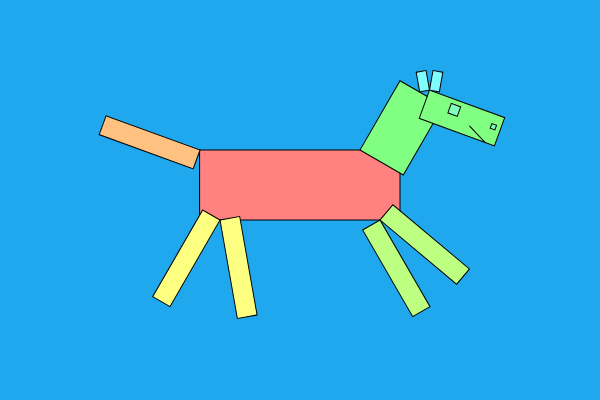
Frame 1 (no input)
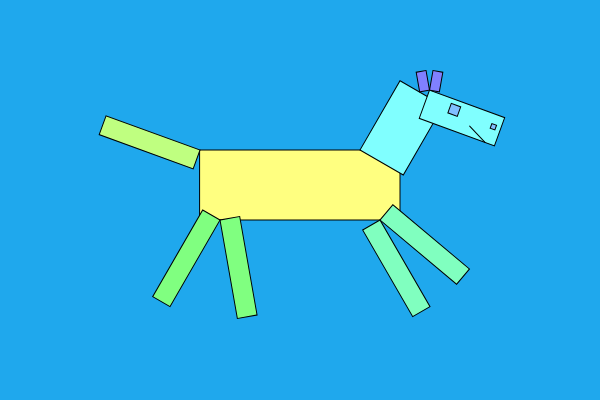
Frame 60 (no input)
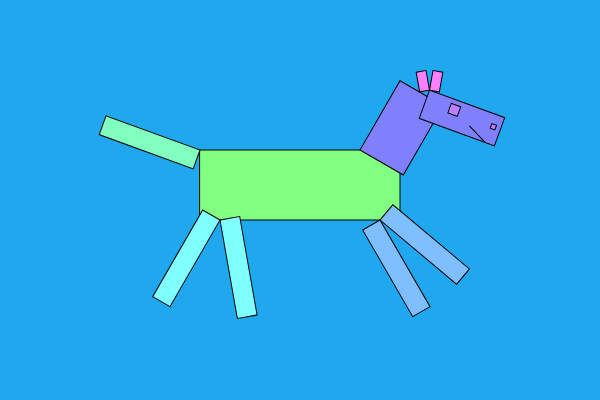
Frame 120 (the mouse pressed at the canvas centre since frame 60)

The p5.js sketch that drew these frames (run headless with seeded random() and noise() and a simulated clock; from frame 60 on, the mouse is pressed at the canvas centre):

// p5.js sketch
// ── sketch.js
/**
 * Draws a magical rainbow horse of rainbow power.
 * Demonstrates the use of the translate() and rotate() functions. 
 * Also uses pushMatrix() and popMatrix() to save and reset the
 * coordinate system.
 * 
 * Jared Donovan 2018.
 */

// Store an array of colours which we will use to fill the horse 
// with rainbow colours of joy.
let cols = new Array(7);

// Records the hue of the first colour in the array.
let firstColHue = 0;

// How fast the colours should cycle. Higher = faster.
let colInc = 1;

function setup(){
  createCanvas(600, 400);

  // Use colorMode() for mega rainbow control of colours.
  colorMode(HSB, 360, 100, 100);
}

function draw(){
  background(200, 87, 93);
  // Call our rotateColours function to calculate the next colours. 
  rotateColours();
  
  // Body of the joyfully prancing horse.
  translate(200, 150);
  fill(cols[0]);
  rect(0, 0, 200, 70);
  
  // Tail of the speedy steed.
  push();
  rotate(-radians(160));
  fill(cols[1]);
  rect(0, -20, 100, 20);
  pop();
  
  // Prancing back legs.
  push();
  translate(20, 70);
  rotate(radians(80));
  fill(cols[2]);
  rect(0, -20, 100, 20);
  rotate(radians(40));
  rect(0, 0, 100, 20);
  pop();
  
  // Galloping front legs.
  push();
  translate(180, 70);
  rotate(radians(40));
  fill(cols[3]);
  rect(0, -20, 100, 20);
  rotate(radians(20));
  rect(0, 0, 100, 20);
  pop();
  
  // Proud neck and head
  push();
  translate(160, 0);
  rotate(-radians(60));
  fill(cols[4]);
  rect(0, 0, 80, 50);
  translate(90, 50);
  rotate(radians(80));
  rect(-20, 0, 80, 30);
  
  // Glittering eyes, nose and mouth
  fill(cols[5]);
  rect(5, 5, 10, 10);
  rect(50, 10, 5, 5);
  line(50, 30, 30, 20);
  
  // Alert ears
  translate(-20, 0);
  rotate(-radians(100));
  fill(cols[6]);
  rect(0, 0, 20, 10);
  rotate(-radians(20));
  rect(0, -10, 20, 10);
  pop();
}

// Rotate a series of colours through the rainbow
function rotateColours(){
  // Move the hue of the starting colour a little bit each time. 
  firstColHue += colInc;

  for (let i = 0; i < cols.length; i++){
    // Calculate each colour. Remember to use % 360 to wrap to zero.
    cols[i] = color((firstColHue + i * 30) % 360, 50, 100);
  }
}
